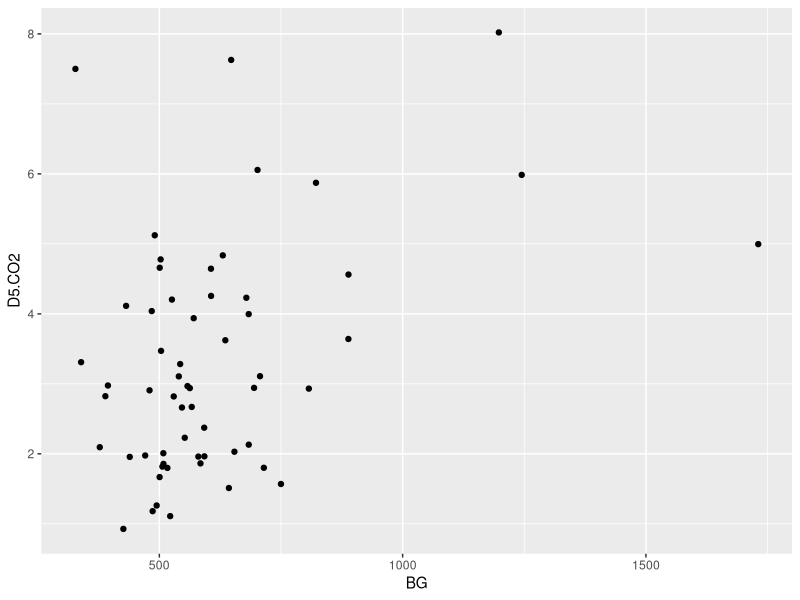
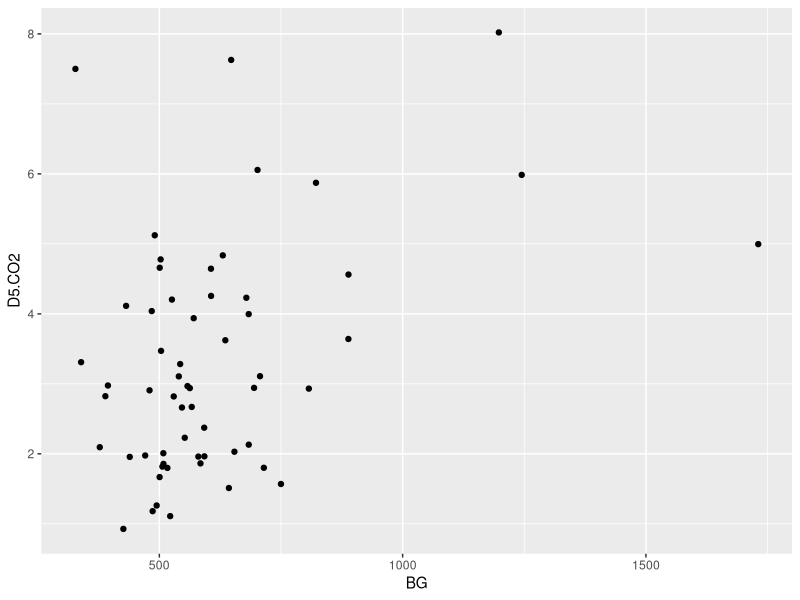
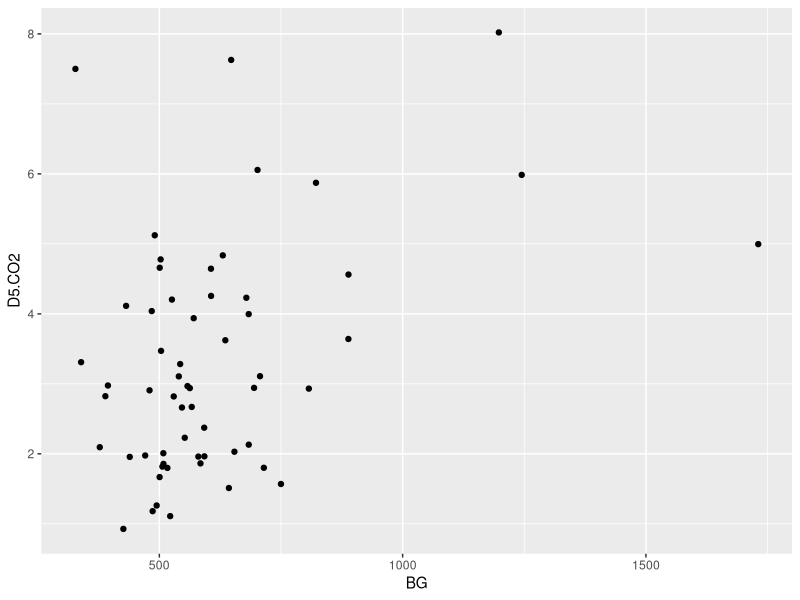
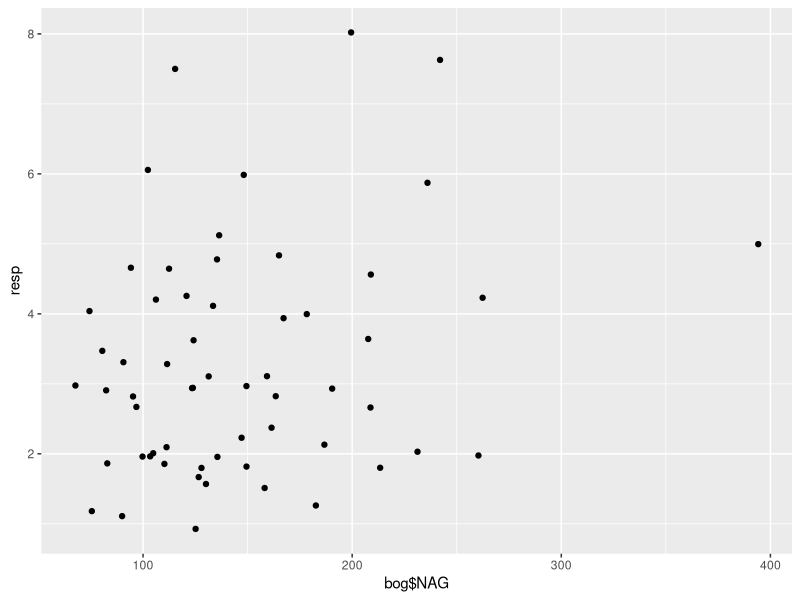
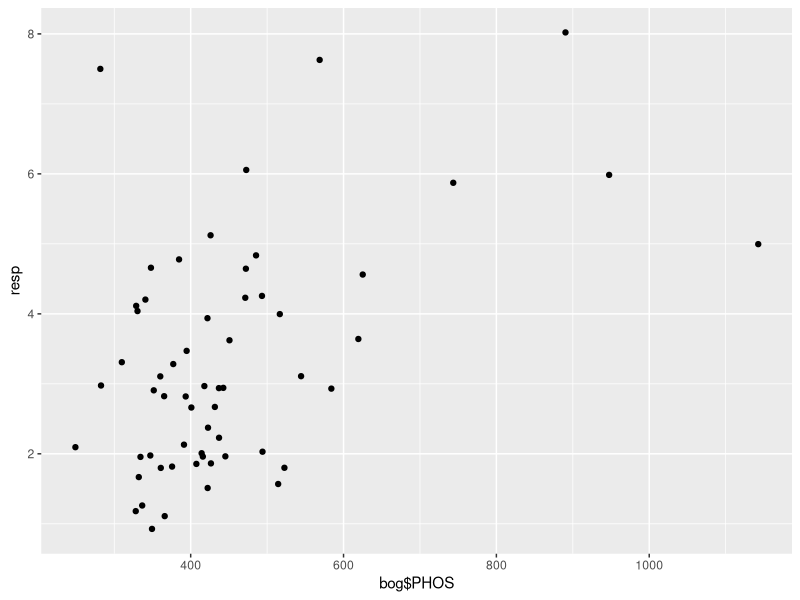
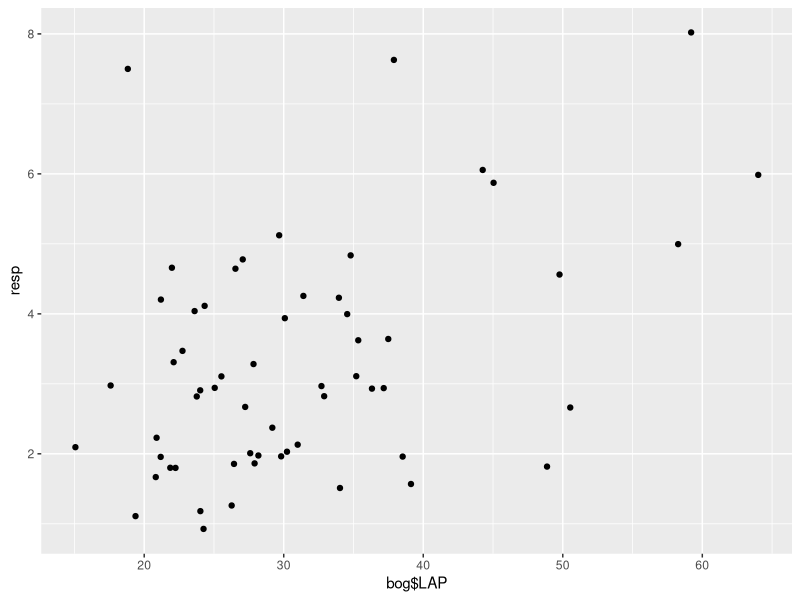
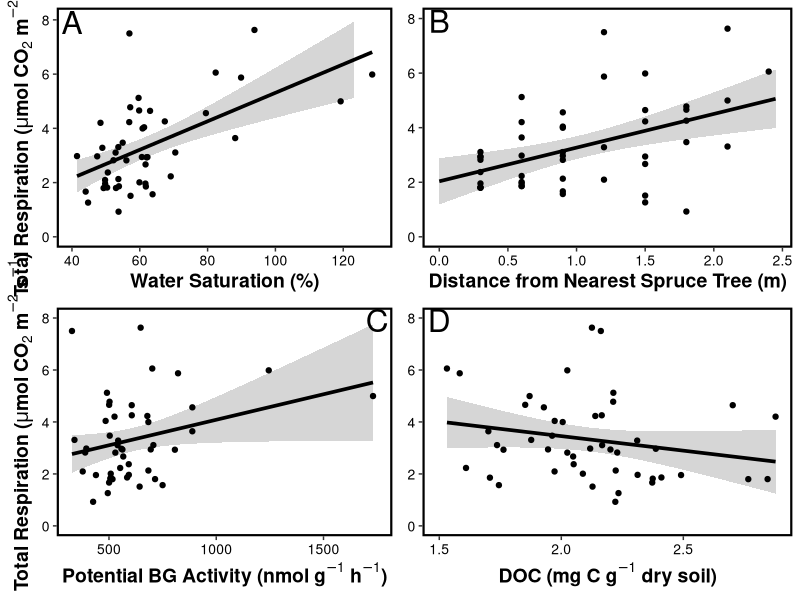
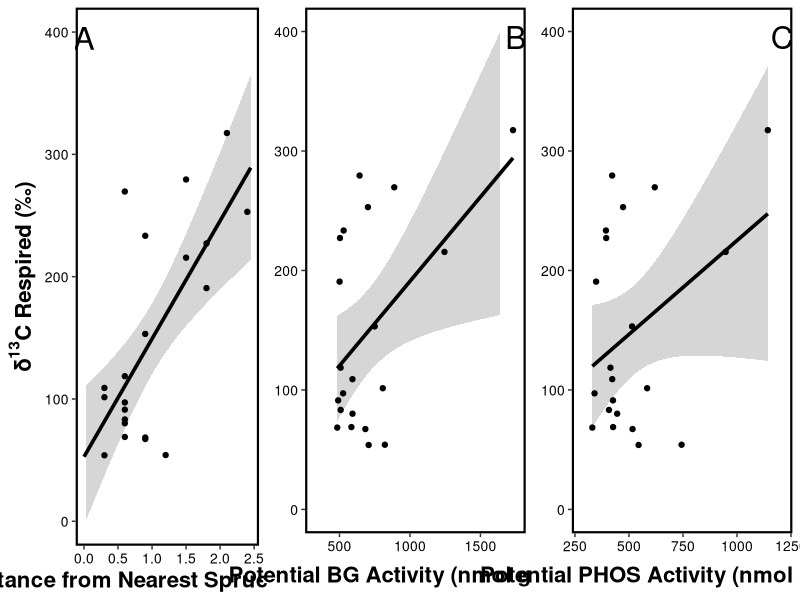

Generate these figures, in order, with R:
### Currrent code for bog paper analyses and figures
### Kenna Rewcastle
### March 6th, 2018
### Revised June 14, 2019

library(ggplot2)
library(dplyr)
library(MASS)
library(stats)
library(gridExtra)
library(knitr)
library(kableExtra)


# Master Data Frame ******SKIP THIS SECTION ***** ------------------------------------------
#bog1<-read.csv("bog_2015.csv")
#bog<-filter(bog1,GWC!="NA")

# Compress enzymes into a total nutrient enzyme activity parameter and a total carbon enzyme activity parameter.

# nutrient enzymes
#NAG<-bog$NAG
#PHOS<-bog$PHOS
#LAP<-bog$LAP 
#enzyNut<-NAG+PHOS+LAP

# carbon enzymes
#CBH<-bog$CBH
#AG<-bog$AG
#BG<-bog$BG
#enzyC<-CBH+AG+BG

# add total enzyme columns to main dataframe
#bog<-cbind(bog,enzyNut,enzyC)

#bog[51,31]<-NA # Excludes one very clear outlier (screwed up analysis?) MBC point

# data frame without NAs for step AIC function
#realbog<-filter(bog,MBC.mg.C.g.1.dry.soil!="NA")

#write.csv(bog,file="Master_BOG2015_forR.csv",row.names=FALSE)
#write.csv(realbog,file="BOG2015_for_stepAIC.csv",row.names=FALSE)


# ANALYSES FOR MANUSCRIPT BODY --------------------------------------------
bog<-read.csv("Master_BOG2015_forR.csv")
realbog<-read.csv("BOG2015_for_stepAIC.csv")
bog_starch<-filter(realbog,carbon=="label")

# Scale C and N values  ----------------

# Reviewer 2 didn't like the idea of adding enzyme activities together to come up with a composite enzyme activity. To address this, I've scaled the enzyme activities so that the magnitude each of the three individual activities in the composite variable are comparable. Resp x each enzyme and d13 by each enzyme will be included in the supplemental material.


# RESPIRATION --------------------------------------------
resp<-bog$D5.CO2

# Carbon enzymes
bg_resp<-lm(resp~bog$BG)
summary(bg_resp) # p = 0.003, R2 = 0.1327
qplot(x=BG,y=D5.CO2,data=bog)

ag_resp<-lm(resp~bog$AG)
summary(ag_resp) # p = 0.990, R2 = -0.01754
qplot(x=BG,y=D5.CO2,data=bog)

cbh_resp<-lm(resp~bog$CBH)
summary(cbh_resp) # p = 0.007 R2 = 0.1067
qplot(x=BG,y=D5.CO2,data=bog)


# Nutrient enzymes
nag_resp<-lm(resp~bog$NAG) 
summary(nag_resp) # p = 0.063 R2 = 0.042
qplot(bog$NAG,resp)

phos_resp<-lm(resp~bog$PHOS)
summary(phos_resp) # p = 0.0001 R2 = 0.2157
qplot(bog$PHOS,resp)

lap_resp<-lm(resp~bog$LAP)
summary(lap_resp) # p = 0.0007938 R2 = 0.1662
qplot(bog$LAP,resp)

##### Model selection using step AIC for resp predictors. These parameters are for the scenario where we include 

resp<-realbog$D5.CO2
MBC<-realbog$MBC.mg.C.g.1.dry.soil
# logMBC<-log(MBC) # Data is slightly more normally distributed... Not enough to matter!
# resp_enzyC<-realbog$enzyC
# resp_enzyNut<-realbog$enzyNut
sat<-realbog$per..saturation
pH<-realbog$pH
DOC<-realbog$DOC..mg.C.g.1.dry.soil.
CN<-realbog$peat.C.N
spruce<-realbog$Dist..Spruce..m.
blub<-realbog$Dist..Blueberry..m.

enzy_C_scale<-data.frame("AG_scale"=realbog$AG,"BG_scale"=realbog$BG,"CBH_scale"=realbog$CBH)
enzy_C_scale<-scale(enzy_C_scale,center=FALSE,scale=TRUE)
sum_C_scale<-enzy_C_scale[,1] + enzy_C_scale[,2] + enzy_C_scale[,3]

enzy_nut_scale<-data.frame("NAG_scale"=realbog$NAG,"PHOS_scale"=realbog$PHOS,"LAP_scale"=realbog$LAP)
enzy_nut_scale<-scale(enzy_nut_scale,center=FALSE,scale=TRUE)
sum_nut_scale<-enzy_nut_scale[,1] + enzy_nut_scale[,2] + enzy_nut_scale[,3]

AG<-realbog$AG
BG<-realbog$BG
CBH<-realbog$CBH
NAG<-realbog$NAG
LAP<-realbog$LAP
PHOS<-realbog$PHOS

# These parameters are on the full dataset (n=59) and excludes MBC and DOC
# resp<-bog$D5.CO2
# resp_enzyC<-bog$enzyC
# resp_enzyNut<-bog$enzyNut
# sat<-bog$per..saturation
# pH<-bog$pH
# CN<-bog$peat.C.N
# spruce<-bog$Dist..Spruce..m.
# blub<-bog$Dist..Blueberry..m.

# Figure out parameter order in initial model by comparing resp~paramater R2

# predict1<-data.frame(MBC,resp_enzyC,resp_enzyNut,sat,pH,DOC,CN,spruce,blub)
# predict1<-data.frame(sum_C_scale,sum_nut_scale,sat,pH,CN,spruce,blub,MBC,DOC)
predict1<-data.frame(AG,BG,CBH,NAG,PHOS,LAP,sat,pH,CN,spruce,blub,MBC,DOC)

param_R2<-function(predict,response){
  N<-ncol(predict)
  R2vect<-c()
  for (i in 1:N) {
    regression<-lm(response~predict[,i])
    R2vect[i]<-summary(regression)$adj.r.squared
  }
  results<-data.frame(names(predict),R2vect)
  colnames(results)<-c("Predictor","R2")
  results<-results[order(-results$R2),] 
  return(results)
}

resp_rs<-param_R2(predict=predict1,response=resp)
print(resp_rs)

# StepAIC model selection 

library(MASS)

mod001<-lm(resp~sat+ PHOS+ LAP+ MBC+ BG+ spruce+ CBH+ NAG+ DOC+ pH+ blub+ CN+ AG)
# mod001<-lm(resp~sat+ resp_enzyNut+ spruce+ resp_enzyC+ pH+ CN+ blub)
startmod<-lm(resp~1)
stepmod001<-stepAIC(startmod,direction="both",scope=resp~sat+ PHOS+ LAP+ MBC+ BG+ spruce+ CBH+ NAG+ DOC+ pH+ blub+ CN+ AG) # best model: resp ~ sat + BG + spruce + DOC, AIC = 19.5
summary(stepmod001)

mod1<-lm(resp~sat)
summary(mod1)
mod2<-lm(resp~sat+BG)
summary(mod2)
mod3<-lm(resp~sat+BG+spruce)
summary(mod3)
mod4<-lm(resp~sat+BG+spruce+DOC)
summary(mod4)

##### Linear regressions between parameters in best fit model and resp

resp_sat<-lm(resp~sat)
summary(resp_sat) # p < 0.001, R2 = 0.411

resp_sat_plot<-ggplot(data=realbog,aes(x=sat,y=resp)) +
  geom_smooth(method=lm,formula=y~x,colour="black",size=1.25) +
  geom_point() +
  ylim(0,8) +
  ylab(expression(bold(paste("Total Respiration (",mu,"mol"," ","CO"[2]," ","m"^-2," s"^-1,")")))) +
  xlab(label="Water Saturation (%)") +
  coord_cartesian(xlim=c(40,130), ylim=c(0,8.05)) + # Makes sure that CI and line fit extend to edge of graph
  annotate("text", x = 40, y = 7.9, label = "A", size=8, color="black") +
  theme(panel.grid.minor=element_blank(),
        panel.grid.major=element_blank(),
        axis.text=element_text(colour="black",size=10),
        axis.title=element_text(size=14,face="bold"),
        panel.border=element_rect(fill=NA,colour="black",size=1.5),
        panel.background=element_rect(fill=NA)
  )

resp_spruce<-lm(resp~spruce)
summary(resp_spruce) # p = 0.007, R2 = 0.13

resp_spruce_plot<-ggplot(data=realbog,aes(x=spruce,y=resp)) +
  geom_smooth(method=lm,formula=y~x,fullrange=TRUE,colour="black",size=1.25) +
  geom_point() +
  ylab(label=NULL) +
  xlab(label="Distance from Nearest Spruce Tree (m)") +
  ylim(0,8) +
  xlim(0,2.45) +
  annotate("text", x = 0, y = 7.9, label = "B", size=8, color="black") +
  theme(panel.grid.minor=element_blank(),
        panel.grid.major=element_blank(),
        axis.text=element_text(colour="black",size=10),
        axis.title=element_text(size=14,face="bold"),
        panel.border=element_rect(fill=NA,colour="black",size=1.5),
        panel.background=element_rect(fill=NA)
  )

resp_BG_mod<-lm(resp~BG) # p = 0.007, R2 = 0.129
summary(resp_BG_mod)

resp_BG_plot<-ggplot(data=realbog,aes(x=BG,y=resp)) +
  geom_smooth(method=lm,formula=y~x,colour="black",size=1.25) +
  geom_point() +
  ylab(expression(bold(paste("Total Respiration (",mu,"mol"," ","CO"[2]," ","m"^-2," s"^-1,")")))) +
  xlab(expression(bold(paste("Potential BG Activity"," (nmol"," g"^-1," h"^-1,")")))) +
  ylim(0,8) +
  annotate("text", x = 1750, y = 7.9, label = "C", size=8, color="black") +
  theme(panel.grid.minor=element_blank(),
        panel.grid.major=element_blank(),
        axis.text=element_text(colour="black",size=10),
        axis.title=element_text(size=14,face="bold"),
        panel.border=element_rect(fill=NA,colour="black",size=1.5),
        panel.background=element_rect(fill=NA)
  )

resp_DOC<-lm(resp~DOC) # p = 0.16, R2 = 0.022
summary(resp_DOC)

resp_DOC_plot<-ggplot(data=realbog,aes(x=DOC,y=resp)) +
  geom_smooth(method=lm,formula=y~x,colour="black",size=1.25) +
  geom_point() +
  ylab(label=NULL) +
  xlab(expression(bold(paste("DOC (mg C ","g"^-1," dry soil)")))) +
  ylim(0,8) +
  annotate("text", x = 1.5, y = 7.9, label = "D", size=8, color="black") +
  theme(panel.grid.minor=element_blank(),
        panel.grid.major=element_blank(),
        axis.text=element_text(colour="black",size=10),
        axis.title=element_text(size=14,face="bold"),
        panel.border=element_rect(fill=NA,colour="black",size=1.5),
        panel.background=element_rect(fill=NA)
  )

##### Panneled figure for best predictor regressions

library(gridExtra)
Figure2<-grid.arrange(resp_sat_plot,resp_spruce_plot,resp_BG_plot,resp_DOC_plot,nrow=2)
ggsave(filename="Figure2.pdf",plot=Figure2,dpi=300,width=8.75,height=7.5,units="in")

##### Model selection using step AIC for d13 predictors.

bog_starch<-filter(realbog,carbon=="label")

d13<-bog_starch$D5.d13
MBC<-bog_starch$MBC.mg.C.g.1.dry.soil
starch_enzyC<-bog_starch$enzyC
starch_enzyNut<-bog_starch$enzyNut
sat<-bog_starch$per..saturation
pH<-bog_starch$pH
DOC<-bog_starch$DOC..mg.C.g.1.dry.soil.
CN<-bog_starch$peat.C.N
spruce<-bog_starch$Dist..Spruce..m.
blub<-bog_starch$Dist..Blueberry..m.
resp<-bog_starch$D5.CO2
AG<-bog_starch$AG
BG<-bog_starch$BG
CBH<-bog_starch$CBH
NAG<-bog_starch$NAG
PHOS<-bog_starch$PHOS
LAP<-bog_starch$LAP

# Scale enzyme parameters
enzy_C_scale<-data.frame("AG_scale"=bog_starch$AG,"BG_scale"=bog_starch$BG,"CBH_scale"=bog_starch$CBH)
enzy_C_scale<-scale(enzy_C_scale,center=FALSE,scale=TRUE)
sum_C_scale<-enzy_C_scale[,1] + enzy_C_scale[,2] + enzy_C_scale[,3]

enzy_nut_scale<-data.frame("NAG_scale"=bog_starch$NAG,"PHOS_scale"=bog_starch$PHOS,"LAP_scale"=bog_starch$LAP)
enzy_nut_scale<-scale(enzy_nut_scale,center=FALSE,scale=TRUE)
sum_nut_scale<-enzy_nut_scale[,1] + enzy_nut_scale[,2] + enzy_nut_scale[,3]

# Figure out parameter order in initial model by comparing resp~paramater R2

predict2<-data.frame(MBC,AG,BG,CBH,NAG,LAP,PHOS,sat,pH,DOC,CN,spruce,blub)
# predict2<-data.frame(starch_enzyC,starch_enzyNut,sat,pH,CN,spruce,blub)

starch_rs<-param_R2(predict=predict2,response=d13)
print(starch_rs)

# StepAIC model selection
library(MASS)

mod002<-lm(d13~spruce+ MBC+ BG+ CBH+ sat+ LAP+ PHOS+ AG+ NAG+ DOC+ CN+ blub+ pH)
# mod002<-lm(d13~spruce+ starch_enzyC+ sat+ starch_enzyNut+ CN+ pH+ blub)
# Best model: resp~ spruce+ starch_enzyC + starch_enzyNut 
startmod<-lm(d13~1)
stepmod002<-stepAIC(startmod,direction="both",scope=d13~spruce+ MBC+ BG+ CBH+ sat+ LAP+ PHOS+ AG+ NAG+ DOC+ CN+ blub+ pH)
summary(stepmod002) # best model = spruce + BG + PHOS

mod01<-lm(d13~spruce)
summary(mod01)
mod02<-lm(d13~spruce+ BG)
summary(mod02)
mod03<-lm(d13~spruce + BG + PHOS)
summary(mod03)

##### Linear regressions between parameters in best fit model and d13

d13_spruce<-lm(d13~spruce)
summary(d13_spruce) # p = 0.002, R2 = 0.35

d13_spruce_plot<-ggplot(data=bog_starch,aes(x=spruce,y=d13)) +
  geom_smooth(method=lm,formula=y~x,fullrange=TRUE,colour="black",size=1.25) +
  geom_point() +
  ylab(label=expression(bold(paste("\u03B4"^{bold("13")}, "C Respired (\u2030)")))) +
  xlab(label="Distance from Nearest Spruce Tree (m)") +
  ylim(0,400) +
  xlim(0,2.45) +
  annotate("text", x = 0, y = 395, label = "A", size=8, color="black") +
  theme(panel.grid.minor=element_blank(),
        panel.grid.major=element_blank(),
        axis.text=element_text(colour="black",size=10),
        axis.title.y=element_text(size=16,face="bold"),
        axis.title.x=element_text(size=16,face="bold"),
        panel.border=element_rect(fill=NA,colour="black",size=1.5),
        panel.background=element_rect(fill=NA)
  )

d13_BG<-lm(d13~BG) # p = 0.010, R2 = 0.2515
summary(d13_BG)

d13_BG_plot<-ggplot(data=bog_starch,aes(x=BG,y=d13)) +
  geom_smooth(method=lm,formula=y~x,colour="black",size=1.25) +
  geom_point() +
  ylab(label=NULL) +
  xlab(expression(bold(paste("Potential BG Activity"," (nmol"," g"^-1," h"^-1,")")))) +
  ylim(0,400) +
  annotate("text", x = 1750, y = 395, label = "B", size=8, color="black") +
  theme(panel.grid.minor=element_blank(),
        panel.grid.major=element_blank(),
        axis.text=element_text(colour="black",size=10),
        axis.title.y=element_text(size=16,face="bold"),
        axis.title.x=element_text(size=16,face="bold"),
        panel.border=element_rect(fill=NA,colour="black",size=1.5),
        panel.background=element_rect(fill=NA)
  )

d13_PHOS<-lm(d13~PHOS) # p = 0.04807, R2 = 0.1405
summary(d13_PHOS)

d13_PHOS_plot<-ggplot(data=bog_starch,aes(x=PHOS,y=d13)) +
  geom_smooth(method=lm,formula=y~x,colour="black",size=1.25) +
  geom_point() +
  ylab(label=NULL) +
  xlab(expression(bold(paste("Potential PHOS Activity"," (nmol"," g"^-1," h"^-1,")")))) +
  ylim(0,400) +
  annotate("text", x = 1210, y = 395, label = "C", size=8, color="black") +
  theme(panel.grid.minor=element_blank(),
        panel.grid.major=element_blank(),
        axis.text=element_text(colour="black",size=10),
        axis.title.y=element_text(size=16,face="bold"),
        axis.title.x=element_text(size=16,face="bold"),
        panel.border=element_rect(fill=NA,colour="black",size=1.5),
        panel.background=element_rect(fill=NA)
  )

##### Panneled figure for best predictor regressions

library(gridExtra)
Figure1<-grid.arrange(d13_spruce_plot,d13_BG_plot,d13_PHOS_plot,nrow=1)
# ggsave(filename="Figure1.jpeg",plot=Figure1,dpi=300,width=11,units="in")

###### Does respiration predict d13?
starch_resp<-lm(d13~resp)
summary(starch_resp) # no, p=0.88
qplot(x=resp,y=d13)

##### Mean bog properties table

# Use full dataset that includes NAs, bog1
bog1<-read.csv("bog_2015.csv")
names(bog1)

blub<-bog1$Dist..Blueberry..m.
spruce<-bog1$Dist..Spruce..m.
sat<-bog1$per..saturation
pH<-bog1$pH
peatCN<-bog1$peat.C.N
DOC<-bog1$DOC..mg.C.g.1.dry.soil.
DON<-bog1$DON..mg.N.g.1.dry.soil.
MBC<-bog1$MBC.mg.C.g.1.dry.soil
MBN<-bog1$MBN.mg.N.g.1.dry.soil
enzyC<-(bog1$AG + bog1$BG + bog1$CBH)
enzyN<-(bog1$NAG + bog1$PHOS + bog1$LAP)

tableDat<-data.frame(blub,spruce,sat,pH,peatCN,DOC,DON,MBC,MBN,enzyC,enzyN)

#########################################################################################################
# FUNCTION: bogMean
# Calculates site-level mean and standard deviation of all bog properties
# input: dat: data frame where columns are individual parameters and rows are observations across parameters for an individual mesocosm
# output: data frame listing mean and sd for each parameter
#--------------------------------------------------------------------------------------------------------

bogMean<-function(dat=NULL) {
  if(is.null(dat)) { # Minimalist code for default data frame to test function
    var1<-runif(10)
    var2<-runif(10)
    dat<-data.frame(var1,var2)
  }
  
  N<-ncol(dat)
  
  param<-c()
  meanDat<-c()
  sdDat<-c()
  sumDat<-data.frame(param,meanDat,sdDat)
  
  namesDat<-names(dat)
  
  for(i in 1:N) {
    meanVar<-mean(dat[,i], na.rm=TRUE) # removes NAs from a column before calculating mean
    sdVar<-sd(dat[,i], na.rm=TRUE)
    name<-namesDat[i]
    
    sumDat[i,1]<-name
    sumDat[i,2]<-meanVar
    sumDat[i,3]<-sdVar
  }
  
  names(sumDat)<-c("Parameter","Mean","Standard Deviation")
  return(sumDat)
}
#_________________________________________________________________

tableOutput<-bogMean(dat=tableDat)
write.csv(tableOutput,file="table_means.csv") # Creates a .csv file in working directory with parameters and their means and sds. This data goes into a .csv file that will be used as the skeleton for a kable table.

# See markdown file --> knit to pdf for using kable to make table look pretty for manuscript.



# SUPPLEMENTARY FIGURES ---------------------------------------------------

##### Mesh size does not affect microbial biomass (plot and stats)

mesh<-as.factor(bog$treatment)
MBC<-bog$MBC.mg.C.g.1.dry.soil

mesh_MBC<-lm(MBC~mesh)
anova(mesh_MBC) # p = 0.204, F = 1.646
summary(mesh_MBC)

mesh_cols<-c("1"="grey60","2"="grey32","3"="black")
mesh_scale<-c(1,2,3)

mesh_MBC_fig<-ggplot(data=bog,aes(x=mesh,y=MBC)) +
  geom_boxplot(lwd=1.5) +
  labs(x="Mesh Size",y=bquote(bold('Microbial Biomass C (mg C '*g^-1*' dry soil)'))) +
  # scale_colour_manual(values=mesh_cols,labels=c("1.45 mm","55 \u03BCm","5 \u03BCm"),guide=FALSE) + 
  # weird text is unicode for mu
  annotate("text",x=3.4,y=4.1,label="A",size=10) +
  scale_x_discrete(limits=mesh_scale, labels=c("1.45 mm","55 \u03BCm","5 \u03BCm")) +
  theme(panel.grid.minor=element_blank(),panel.grid.major=element_blank(),
        axis.text=element_text(colour="black",size=10),
        axis.title=element_text(size=14,face="bold"),
        panel.border=element_rect(fill=NA,colour="black",size=1.5),
        panel.background=element_rect(fill=NA))

mesh_MBC_fig

##### Mesh size does not affect peat water saturation (plot and stats)

mesh<-as.factor(bog$treatment)
sat<-bog$per..saturation

mesh_sat<-lm(sat~mesh)
anova(mesh_sat) # p = 0.09372, F = 2.470
summary(mesh_sat)

mesh_cols<-c("1"="grey60","2"="grey32","3"="black")
mesh_scale<-c(1,2,3)

mesh_sat_fig<-ggplot(data=bog,aes(x=mesh,y=sat)) +
  geom_boxplot(lwd=1.5) +
  labs(x="Mesh Size",y="% Water Saturation") +
  # scale_colour_manual(values=mesh_cols,labels=c("1.45 mm","55 \u03BCm","5 \u03BCm"),guide=FALSE) + 
  # weird text is unicode for mu
  annotate("text",x=3.4,y=128,label="B",size=10) +
  scale_x_discrete(limits=mesh_scale, labels=c("1.45 mm","55 \u03BCm","5 \u03BCm")) +
  theme(panel.grid.minor=element_blank(),panel.grid.major=element_blank(),
        axis.text=element_text(colour="black",size=10),
        axis.title=element_text(size=14,face="bold"),
        panel.border=element_rect(fill=NA,colour="black",size=1.5),
        panel.background=element_rect(fill=NA))

mesh_sat_fig

##### Paneled figure for supplemental Figure S1

library(gridExtra)
S1<-grid.arrange(mesh_MBC_fig,mesh_sat_fig,nrow=1)
ggsave(filename="S1.jpeg",plot=S1,dpi=300)

##### Labeled starch treatment was successful (increase in 13C CO2 respiration in labeled mesocosms)

carbon<-as.factor(bog$carbon)
d13<-bog$D5.d13

d13effect<-t.test(formula=d13~carbon) # p < 0.001, t = -9.5717
labeled<-filter(bog,carbon=="label")
water<-filter(bog,carbon=="control")
mean(labeled$D5.d13) # 134.38
sd(labeled$D5.d13) # 82.99
mean(water$D5.d13) # -7.82
sd(water$D5.d13) # 6.65

# Figure for S2
d13_scale<-c(1,2)

d13effect_fig<-ggplot(data=bog,aes(x=carbon,y=d13)) +
  geom_boxplot(lwd=1.5) +
  labs(x=expression(bold(paste(text=" "^{bold("13")},"C"," Starch Addition"))),y=expression(bold(paste("\u03B4"^{bold("13")}, "C Respired (\u2030)")))) +
  scale_x_discrete(labels=c("control"="Control","label"="Labeled")) +
  theme(panel.grid.minor=element_blank(),panel.grid.major=element_blank(),
        axis.text.y=element_text(colour="black",size=10),
        axis.text.x=element_text(colour="black",size=14),
        axis.title=element_text(size=14,face="bold"),
        panel.border=element_rect(fill=NA,colour="black",size=1.5),
        panel.background=element_rect(fill=NA))

## Save plot
ggsave(filename="S2.jpeg",plot=d13effect_fig,dpi=300)


#### Starch addition treatment doesn't affect: total resp, microbial biomass, enzyme activity (all 6), peat saturation, pH

carbon<-as.factor(bog$carbon)
resp<-bog$D5.CO2
MBC<-bog$MBC.mg.C.g.1.dry.soil
AG<-bog$AG
BG<-bog$BG
CBH<-bog$CBH
NAG<-bog$NAG
PHOS<-bog$PHOS
LAP<-bog$LAP
sat<-bog$per..saturation
pH<-bog$pH
DOC<-bog$DOC..mg.C.g.1.dry.soil.
CN<-bog$peat.C.N
enzyC<-bog$enzyC
enzyNut<-bog$enzyNut

# t-tests first
t.test(formula=resp~carbon) # p = 0.6186, t = -0.50054, RESPIRATION
t.test(formula=MBC~carbon) # p = 0.667, t = -0.43349, MBC
t.test(formula=AG~carbon) # p = 0.4964, t = 0.68441, AG
starch_BG<-t.test(formula=BG~carbon) # p = 0.1615, t = -1.4219
starch_CBH<-t.test(formula=CBH~carbon) # p = 0.1607, t = -1.4225
starch_NAG<-t.test(formula=NAG~carbon) # p = 0.3001, t = 1.0463
starch_PHOS<-t.test(formula=PHOS~carbon) # p = 0.166, t = -1.4057
starch_LAP<-t.test(formula=LAP~carbon) # p = 0.6616, t = -0.44
starch_enzyC<-t.test(formula=enzyC~carbon)
starch_enzyNut<-t.test(formula=enzyNut~carbon)
starch_sat<-t.test(formula=sat~carbon) # p = 0.2097, t = -1.2694 
starch_pH<-t.test(formula=pH~carbon) # p = 0.8739, t = -0.15945
starch_DOC<-t.test(formula=DOC~carbon) # p = 0.2034, t = 1.2964
starch_CN<-t.test(formula=CN~carbon) # p = 0.9167, t = -0.10508

# MIGHT need to build a supplemental figure displaying all of this

##### Respiration and d13 by DOC and MBC to validate removing from model selection

DOC_resp<-lm(resp~DOC)
summary(DOC_resp)

MBC_resp<-lm(resp~MBC)
summary(MBC_resp)

DOC_d13<-lm(d13~DOC)
summary(DOC_d13)

MBC_d13<-lm(d13~MBC)
summary(MBC_d13)

##### Atom percent 13CO2 across sampling days

five_day_atom<-c(bog_starch$D1.13C.atom..,bog_starch$D2.13C.atom..,bog_starch$D3.13C.atom..,bog_starch$D4.13C.atom..,bog_starch$D5.13C.atom..)

atom_days<-rep(1:5,each=22)

atom_dat<-data.frame("Day"=atom_days,"Atom_Percent"=five_day_atom)
atom_dat$Day<-as.factor(atom_dat$Day)

# I think boxplots are the correct way to do this...
atom_days_fig<-ggplot(data=atom_dat,aes(x=Day,y=Atom_Percent)) +
    geom_boxplot(lwd=1) +
    labs(y=expression(bold(paste(text=" "^{bold("13")},"C"," Atom % in ","CO"[bold(2)]))),x=expression(bold(paste(text="Days After"," "^{bold("13")},"C","-Starch Addition")))) +
    theme(panel.grid.minor=element_blank(),panel.grid.major=element_blank(),
          axis.text.y=element_text(colour="black",size=10),
          axis.text.x=element_text(colour="black",size=14),
          axis.title=element_text(size=14,face="bold"),
          panel.border=element_rect(fill=NA,colour="black",size=1.5),
          panel.background=element_rect(fill=NA))

atom_days_smooth<-ggplot(data=atom_dat,aes(x=as.numeric(atom_dat$Day),y=Atom_Percent)) +
  geom_point() +
  geom_smooth(col="black") +
  labs(y=expression(bold(paste(text=" "^{bold("13")},"C"," Atom % in ","CO"[bold(2)]))),x=expression(bold(paste(text="Days After"," "^{bold("13")},"C","-Starch Addition")))) +
  theme(panel.grid.minor=element_blank(),panel.grid.major=element_blank(),
        axis.text.y=element_text(colour="black",size=10),
        axis.text.x=element_text(colour="black",size=14),
        axis.title=element_text(size=14,face="bold"),
        panel.border=element_rect(fill=NA,colour="black",size=1.5),
        panel.background=element_rect(fill=NA))

##### Atom percent 13CO2 across sampling days

five_day_d13<-c(bog_starch$D1.d13,bog_starch$D2.d13,bog_starch$D3.d13,bog_starch$D4.d13,bog_starch$D5.d13)

d13_days<-rep(1:5,each=22)

d13_dat<-data.frame("Day"=d13_days,"d13"=five_day_d13)
d13_dat$Day<-as.factor(d13_dat$Day)

d13_days_fig<-ggplot(data=d13_dat,aes(x=Day,y=d13)) +
  geom_boxplot(lwd=1) +ylab(label=expression(bold(paste("\u03B4"^{bold("13")}, "C Respired (\u2030)")))) +
  labs(y=expression(bold(paste("\u03B4"^{bold("13")}, "C Respired (\u2030)"))),x=expression(bold(paste(text="Days After"," "^{bold("13")},"C","-Starch Addition")))) +
  theme(panel.grid.minor=element_blank(),panel.grid.major=element_blank(),
        axis.text.y=element_text(colour="black",size=10),
        axis.text.x=element_text(colour="black",size=14),
        axis.title=element_text(size=14,face="bold"),
        panel.border=element_rect(fill=NA,colour="black",size=1.5),
        panel.background=element_rect(fill=NA))

ggsave(filename="d13_5_days.jpg",plot=d13_days_fig)

# Distrubtion in mesocosm proximity to spruce, blueberry ------------------

Distance<-c(bog$Dist..Spruce..m.,bog$Dist..Blueberry..m.)
Tree<-c(rep("spruce",times=59),rep("blub",times=59))
dist_df<-data.frame("Tree"=Tree,"Distance"=Distance)

ggplot(data=dist_df, aes(dist_df$Distance,fill=dist_df$Tree)) + 
  geom_density(alpha=0.7) +
  labs(fill="Focal plant species",x="Mesocosm distance to nearest stem (m)",y="Density") +
  scale_fill_discrete(labels=c("spruce"="black spruce","blub"="blueberry")) +
  theme_classic()

ggsave(filename="Plant_dist.jpg")



# Is water-microbial activity relationship driven by pH? ------------------

#### Water saturation vs. pH
sat_pH<-ggplot(data=bog,aes(x=bog$per..saturation,y=bog$pH)) +
  geom_smooth(method=lm,formula=y~x,colour="black",size=1.25) +
  geom_point() +
  ylab(expression(bold(paste("pH")))) +
  xlab(label="Water Saturation (%)") +
  theme(panel.grid.minor=element_blank(),
        panel.grid.major=element_blank(),
        axis.text=element_text(colour="black",size=10),
        axis.title=element_text(size=14,face="bold"),
        panel.border=element_rect(fill=NA,colour="black",size=1.5),
        panel.background=element_rect(fill=NA)
  )

sat_pH_mod<-lm(bog$pH~bog$per..saturation)
summary(sat_pH_mod) # Significant, p =0.02575, F = 5.244

resp_sat_pH<-lm(bog$D5.CO2~bog$per..saturation*bog$pH)
summary(resp_sat_pH)

resp_pH<-lm(bog$D5.CO2~bog$pH)
summary(resp_pH)
# While there is a negative relationship between peat saturation and pH (p =0.02575, F = 5.244), this relationship does not seem to confound the strong correlation between peat saturation and respiration, as there is no indication of an impact of pH alone (p = 0.08687, F = 3.035) or an interactive effect between pH and peat saturation on heterotrophic respiration (p = 0.983, F = 12.87).
